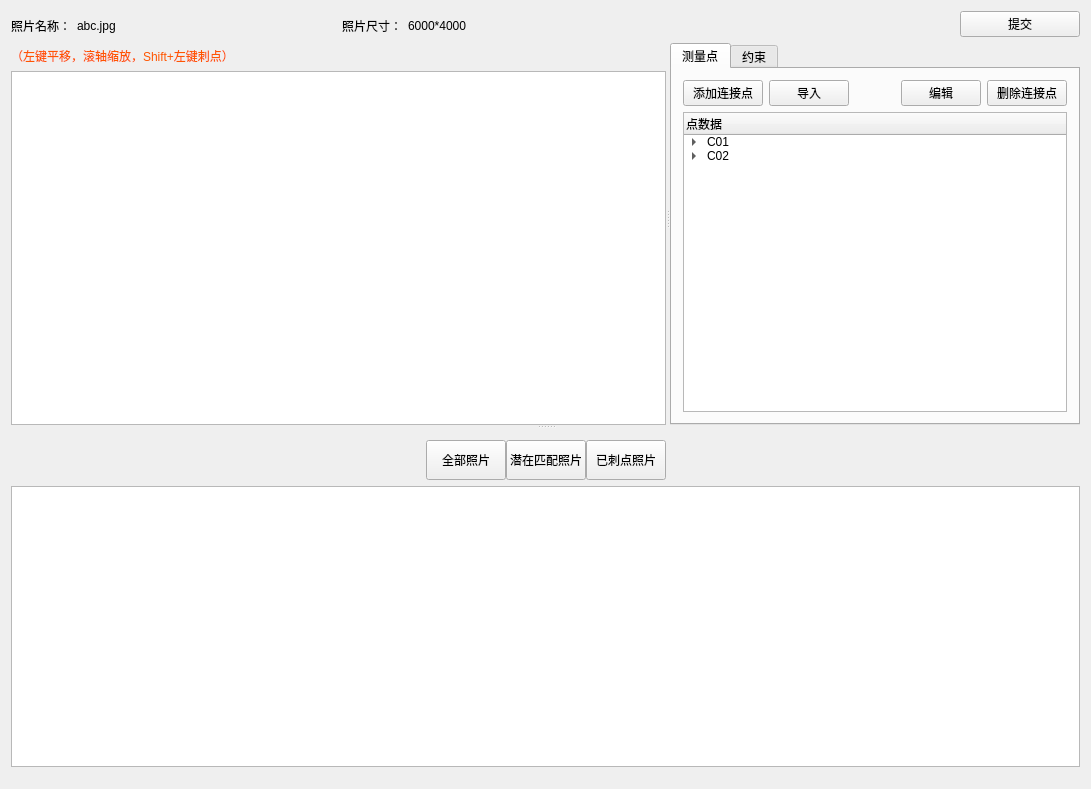
<?xml version="1.0" encoding="UTF-8"?>
<ui version="4.0">
 <class>Widget</class>
 <widget class="QWidget" name="Widget">
  <property name="geometry">
   <rect>
    <x>0</x>
    <y>0</y>
    <width>1091</width>
    <height>789</height>
   </rect>
  </property>
  <property name="windowTitle">
   <string>SurveyWidget</string>
  </property>
  <layout class="QGridLayout" name="gridLayout">
   <item row="0" column="0">
    <widget class="QSplitter" name="splitter_2">
     <property name="orientation">
      <enum>Qt::Vertical</enum>
     </property>
     <widget class="QSplitter" name="splitter">
      <property name="orientation">
       <enum>Qt::Horizontal</enum>
      </property>
      <widget class="QWidget" name="widget" native="true">
       <layout class="QVBoxLayout" name="verticalLayout">
        <property name="leftMargin">
         <number>0</number>
        </property>
        <property name="topMargin">
         <number>0</number>
        </property>
        <property name="rightMargin">
         <number>0</number>
        </property>
        <property name="bottomMargin">
         <number>0</number>
        </property>
        <item>
         <layout class="QHBoxLayout" name="horizontalLayout_3">
          <item>
           <layout class="QHBoxLayout" name="horizontalLayout">
            <item>
             <widget class="QLabel" name="label">
              <property name="sizePolicy">
               <sizepolicy hsizetype="Preferred" vsizetype="Preferred">
                <horstretch>0</horstretch>
                <verstretch>0</verstretch>
               </sizepolicy>
              </property>
              <property name="minimumSize">
               <size>
                <width>0</width>
                <height>30</height>
               </size>
              </property>
              <property name="text">
               <string>照片名称：</string>
              </property>
             </widget>
            </item>
            <item>
             <widget class="QLabel" name="imageNameLabel">
              <property name="sizePolicy">
               <sizepolicy hsizetype="Expanding" vsizetype="Preferred">
                <horstretch>0</horstretch>
                <verstretch>0</verstretch>
               </sizepolicy>
              </property>
              <property name="text">
               <string>abc.jpg</string>
              </property>
             </widget>
            </item>
           </layout>
          </item>
          <item>
           <layout class="QHBoxLayout" name="horizontalLayout_2">
            <item>
             <widget class="QLabel" name="label_3">
              <property name="text">
               <string>照片尺寸：</string>
              </property>
             </widget>
            </item>
            <item>
             <widget class="QLabel" name="imageSizeLabel">
              <property name="sizePolicy">
               <sizepolicy hsizetype="Expanding" vsizetype="Preferred">
                <horstretch>0</horstretch>
                <verstretch>0</verstretch>
               </sizepolicy>
              </property>
              <property name="text">
               <string>6000*4000</string>
              </property>
             </widget>
            </item>
           </layout>
          </item>
         </layout>
        </item>
        <item>
         <widget class="QLabel" name="label_5">
          <property name="styleSheet">
           <string notr="true">color: rgb(255, 85, 0);</string>
          </property>
          <property name="text">
           <string>（左键平移，滚轴缩放，Shift+左键刺点）</string>
          </property>
         </widget>
        </item>
        <item>
         <widget class="SurveyImageViewer" name="viewer_Image">
          <property name="minimumSize">
           <size>
            <width>645</width>
            <height>0</height>
           </size>
          </property>
         </widget>
        </item>
       </layout>
      </widget>
      <widget class="QWidget" name="widget_2" native="true">
       <layout class="QVBoxLayout" name="verticalLayout_2">
        <property name="leftMargin">
         <number>0</number>
        </property>
        <property name="topMargin">
         <number>0</number>
        </property>
        <property name="rightMargin">
         <number>0</number>
        </property>
        <property name="bottomMargin">
         <number>0</number>
        </property>
        <item>
         <layout class="QHBoxLayout" name="horizontalLayout_9">
          <property name="topMargin">
           <number>0</number>
          </property>
          <item>
           <spacer name="horizontalSpacer_4">
            <property name="orientation">
             <enum>Qt::Horizontal</enum>
            </property>
            <property name="sizeHint" stdset="0">
             <size>
              <width>40</width>
              <height>20</height>
             </size>
            </property>
           </spacer>
          </item>
          <item>
           <widget class="QPushButton" name="btnSubmitTask">
            <property name="minimumSize">
             <size>
              <width>120</width>
              <height>0</height>
             </size>
            </property>
            <property name="text">
             <string>提交</string>
            </property>
           </widget>
          </item>
         </layout>
        </item>
        <item>
         <widget class="QTabWidget" name="tabWidget_survey">
          <property name="currentIndex">
           <number>0</number>
          </property>
          <widget class="QWidget" name="tab_survey">
           <attribute name="title">
            <string>测量点</string>
           </attribute>
           <layout class="QVBoxLayout" name="verticalLayout_4">
            <item>
             <layout class="QHBoxLayout" name="horizontalLayout_6">
              <item>
               <widget class="QPushButton" name="btnAdd">
                <property name="text">
                 <string>添加连接点</string>
                </property>
               </widget>
              </item>
              <item>
               <widget class="QPushButton" name="btnImport">
                <property name="text">
                 <string>导入</string>
                </property>
               </widget>
              </item>
              <item>
               <spacer name="horizontalSpacer_3">
                <property name="orientation">
                 <enum>Qt::Horizontal</enum>
                </property>
                <property name="sizeHint" stdset="0">
                 <size>
                  <width>40</width>
                  <height>20</height>
                 </size>
                </property>
               </spacer>
              </item>
              <item>
               <widget class="QPushButton" name="btnEdit">
                <property name="text">
                 <string>编辑</string>
                </property>
               </widget>
              </item>
              <item>
               <widget class="QPushButton" name="btnDelete">
                <property name="enabled">
                 <bool>true</bool>
                </property>
                <property name="text">
                 <string>删除连接点</string>
                </property>
               </widget>
              </item>
             </layout>
            </item>
            <item>
             <widget class="QTreeWidget" name="controlPointListWidget">
              <property name="contextMenuPolicy">
               <enum>Qt::CustomContextMenu</enum>
              </property>
              <column>
               <property name="text">
                <string>点数据</string>
               </property>
              </column>
              <item>
               <property name="text">
                <string>C01</string>
               </property>
               <item>
                <property name="text">
                 <string>IMG_0911</string>
                </property>
               </item>
              </item>
              <item>
               <property name="text">
                <string>C02</string>
               </property>
               <item>
                <property name="text">
                 <string>IMG_0912.jpg</string>
                </property>
               </item>
              </item>
             </widget>
            </item>
           </layout>
          </widget>
          <widget class="QWidget" name="tab_constraint">
           <attribute name="title">
            <string>约束</string>
           </attribute>
           <widget class="QPushButton" name="pushButton_5">
            <property name="geometry">
             <rect>
              <x>10</x>
              <y>10</y>
              <width>81</width>
              <height>41</height>
             </rect>
            </property>
            <property name="text">
             <string>PushButton</string>
            </property>
           </widget>
          </widget>
         </widget>
        </item>
       </layout>
      </widget>
     </widget>
     <widget class="QWidget" name="widget_3" native="true">
      <layout class="QVBoxLayout" name="verticalLayout_3">
       <property name="leftMargin">
        <number>0</number>
       </property>
       <property name="rightMargin">
        <number>0</number>
       </property>
       <item>
        <layout class="QHBoxLayout" name="horizontalLayout_5">
         <item>
          <spacer name="horizontalSpacer">
           <property name="orientation">
            <enum>Qt::Horizontal</enum>
           </property>
           <property name="sizeHint" stdset="0">
            <size>
             <width>40</width>
             <height>20</height>
            </size>
           </property>
          </spacer>
         </item>
         <item>
          <layout class="QHBoxLayout" name="horizontalLayout_4">
           <property name="spacing">
            <number>0</number>
           </property>
           <item>
            <widget class="QPushButton" name="allImgButton">
             <property name="minimumSize">
              <size>
               <width>0</width>
               <height>40</height>
              </size>
             </property>
             <property name="text">
              <string>全部照片</string>
             </property>
             <property name="checkable">
              <bool>true</bool>
             </property>
            </widget>
           </item>
           <item>
            <widget class="QPushButton" name="matchButton">
             <property name="minimumSize">
              <size>
               <width>0</width>
               <height>40</height>
              </size>
             </property>
             <property name="text">
              <string>潜在匹配照片</string>
             </property>
             <property name="checkable">
              <bool>true</bool>
             </property>
            </widget>
           </item>
           <item>
            <widget class="QPushButton" name="selectedButton">
             <property name="minimumSize">
              <size>
               <width>0</width>
               <height>40</height>
              </size>
             </property>
             <property name="text">
              <string>已刺点照片</string>
             </property>
             <property name="checkable">
              <bool>true</bool>
             </property>
            </widget>
           </item>
          </layout>
         </item>
         <item>
          <spacer name="horizontalSpacer_2">
           <property name="orientation">
            <enum>Qt::Horizontal</enum>
           </property>
           <property name="sizeHint" stdset="0">
            <size>
             <width>40</width>
             <height>20</height>
            </size>
           </property>
          </spacer>
         </item>
        </layout>
       </item>
       <item>
        <widget class="QListWidget" name="imgListWidget">
         <property name="resizeMode">
          <enum>QListView::Adjust</enum>
         </property>
         <property name="spacing">
          <number>10</number>
         </property>
        </widget>
       </item>
      </layout>
     </widget>
    </widget>
   </item>
  </layout>
 </widget>
 <layoutdefault spacing="6" margin="11"/>
 <customwidgets>
  <customwidget>
   <class>SurveyImageViewer</class>
   <extends>QGraphicsView</extends>
   <header>surveyimageviewer.h</header>
  </customwidget>
 </customwidgets>
 <resources>
  <include location="Viewer.qrc"/>
 </resources>
 <connections/>
</ui>
